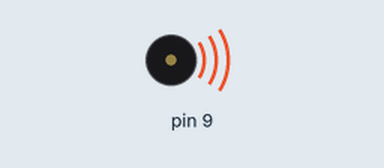
Simulated run of this sketch. Board: Arduino Uno, built with avr-gcc and run on an emulated ATmega328P. Parts: buzzer (waves = sounding).

Above: at 2.2 s.
At 6.4 s:
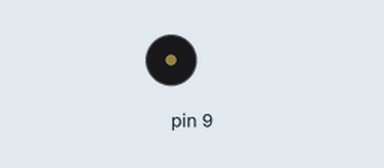
Timing chart, 0 to 6.7 s (numbered marks = the images above):
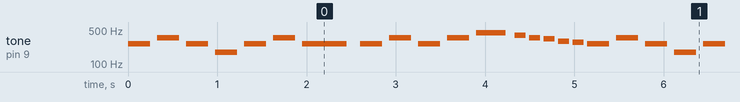

Measured:
- by itself, tone on pin 9: plays 262 Hz for 0.25 s, 349 Hz for 0.25 s, 262 Hz for 0.25 s, 175 Hz for 0.25 s, 262 Hz for 0.25 s, 349 Hz for 0.25 s … (405 notes in this stretch)

The sketch:

toneMelody.ino
```cpp
/*
 littleBits Arduino Module
 Based on Arduino toneMelody sketch:
 created 21 Jan 2010 by Tom Igoe
 modified 30 Aug 2011 by Tom Igoe
 http://arduino.cc/en/Tutorial/Tone
 modified for littleBits March 2014 by Matt Richard

 _Tone Melody_

   What is supposed to happen:
 * Plays the Final Jeopardy theme song using the tone command.

   Circuit:
 * LittleBits speaker on digital pin 9 (will not work with buzzer)

 This sketch includes the following commands:
 delay(time);                                   time: milliseconds
 noTone();                                      ends all tones. Must use between tone commands
 tone(pin, frequency, duration);                pin: digital pin 9
                                                frequency: the frequency of the tone in hertz
                                                duration: the duration of the tone in milliseconds

 Additional Notes:
 This sketch also includes two integer arrays named "jeopardy" and "jeopardyDurations".
 Arrays allow you to store multiple values of the same datatype under one name.
 This functionality combined with a for loop makes it easy to write code that refernces a lot of values.

 */

#include "pitches.h"

// notes in the Jeopardy melody:
  int jeopardy[] = {
  NOTE_C4, NOTE_F4, NOTE_C4, NOTE_F3, NOTE_C4, NOTE_F4, NOTE_C4,
  NOTE_C4, NOTE_F4, NOTE_C4, NOTE_F4,
  NOTE_A4, NOTE_G4, NOTE_F4, NOTE_E4, NOTE_D4, NOTE_CS4,
  NOTE_C4, NOTE_F4, NOTE_C4, NOTE_F3, NOTE_C4, NOTE_F4, NOTE_C4,
  NOTE_F4, NOTE_D4, NOTE_C4, NOTE_AS3,
  NOTE_A3, NOTE_G3, NOTE_F3};

// note durations: 4 = quarter note, 8 = eighth note, etc.:
int jeopardyDurations[] = {
  4, 4, 4, 4, 4, 4, 2,
  4, 4, 4, 4,
  3, 8, 8, 8, 8, 8,
  4, 4, 4, 4, 4, 4, 2,
  3, 8, 4, 4,
  4, 4, 4 };

void setup() {
  //nothing to do here
}

void loop() {
  // continuously repeat the melody.
  play_jeopardyMelody();
}

void play_jeopardyMelody(){
  // iterate over the notes of the melody:
  for (int thisNote = 0; thisNote < (sizeof(jeopardyDurations)/2); thisNote++) {

    // to calculate the note duration, take one second
    // divided by the note type.
    //e.g. quarter note = 1000 / 4, eighth note = 1000/8, etc.
    int jeopardyDuration = 1000/jeopardyDurations[thisNote];
    tone(9, jeopardy[thisNote], jeopardyDuration);

    // to distinguish the notes, set a minimum time between them.
    // the note's duration + 30% seems to work well:
    int pauseBetweenNotes = jeopardyDuration * 1.30;
    delay(pauseBetweenNotes);
    // stop the tone playing:
    noTone(9);
  }
}
```

pitches.h
```cpp
/*************************************************
 * Public Constants
 *************************************************/

#define NOTE_B0  31
#define NOTE_C1  33
#define NOTE_CS1 35
#define NOTE_D1  37
#define NOTE_DS1 39
#define NOTE_E1  41
#define NOTE_F1  44
#define NOTE_FS1 46
#define NOTE_G1  49
#define NOTE_GS1 52
#define NOTE_A1  55
#define NOTE_AS1 58
#define NOTE_B1  62
#define NOTE_C2  65
#define NOTE_CS2 69
#define NOTE_D2  73
#define NOTE_DS2 78
#define NOTE_E2  82
#define NOTE_F2  87
#define NOTE_FS2 93
#define NOTE_G2  98
#define NOTE_GS2 104
#define NOTE_A2  110
#define NOTE_AS2 117
#define NOTE_B2  123
#define NOTE_C3  131
#define NOTE_CS3 139
#define NOTE_D3  147
#define NOTE_DS3 156
#define NOTE_E3  165
#define NOTE_F3  175
#define NOTE_FS3 185
#define NOTE_G3  196
#define NOTE_GS3 208
#define NOTE_A3  220
#define NOTE_AS3 233
#define NOTE_B3  247
#define NOTE_C4  262
#define NOTE_CS4 277
#define NOTE_D4  294
#define NOTE_DS4 311
#define NOTE_E4  330
#define NOTE_F4  349
#define NOTE_FS4 370
#define NOTE_G4  392
#define NOTE_GS4 415
#define NOTE_A4  440
#define NOTE_AS4 466
#define NOTE_B4  494
#define NOTE_C5  523
#define NOTE_CS5 554
#define NOTE_D5  587
#define NOTE_DS5 622
#define NOTE_E5  659
#define NOTE_F5  698
#define NOTE_FS5 740
#define NOTE_G5  784
#define NOTE_GS5 831
#define NOTE_A5  880
#define NOTE_AS5 932
#define NOTE_B5  988
#define NOTE_C6  1047
#define NOTE_CS6 1109
#define NOTE_D6  1175
#define NOTE_DS6 1245
#define NOTE_E6  1319
#define NOTE_F6  1397
#define NOTE_FS6 1480
#define NOTE_G6  1568
#define NOTE_GS6 1661
#define NOTE_A6  1760
#define NOTE_AS6 1865
#define NOTE_B6  1976
#define NOTE_C7  2093
#define NOTE_CS7 2217
#define NOTE_D7  2349
#define NOTE_DS7 2489
#define NOTE_E7  2637
#define NOTE_F7  2794
#define NOTE_FS7 2960
#define NOTE_G7  3136
#define NOTE_GS7 3322
#define NOTE_A7  3520
#define NOTE_AS7 3729
#define NOTE_B7  3951
#define NOTE_C8  4186
#define NOTE_CS8 4435
#define NOTE_D8  4699
#define NOTE_DS8 4978
```
